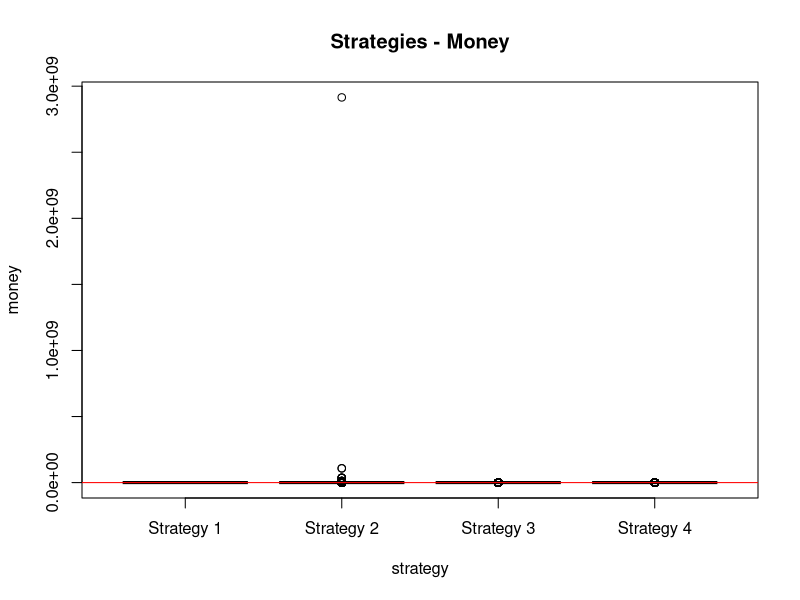
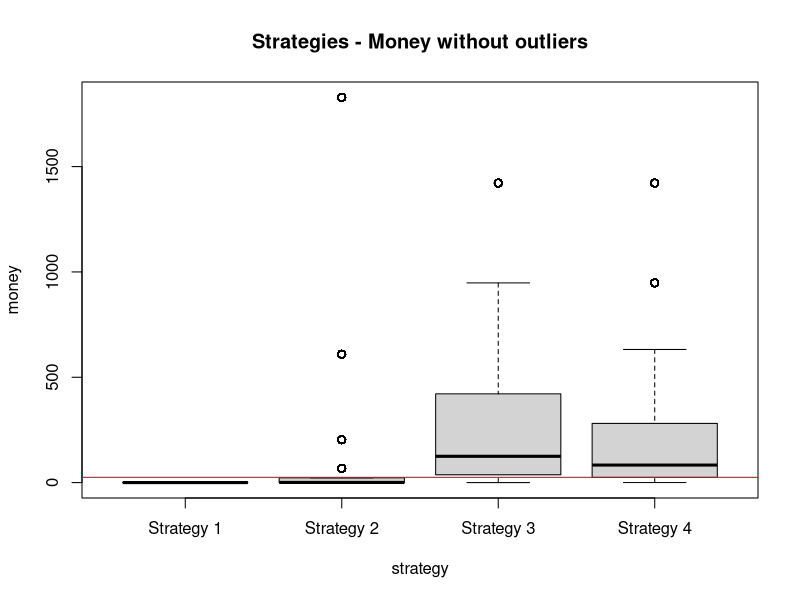
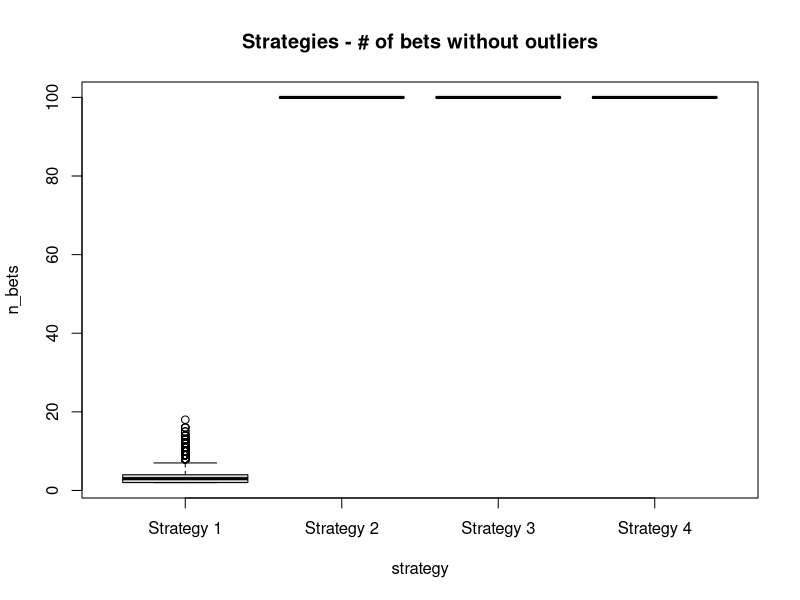
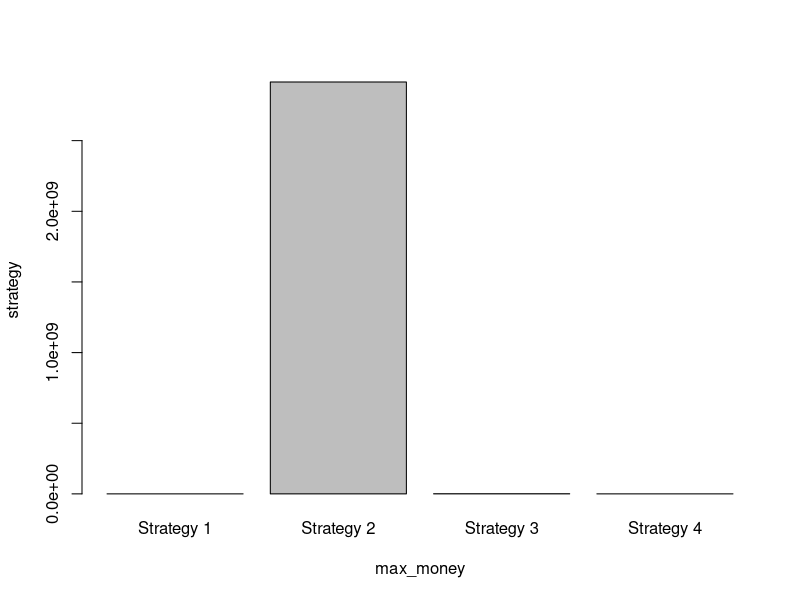

Generate these figures, in order, with R:

#
# Get head/tail flips of a loaded coin (60% head, 40% tail)
get_loaded_flips <- function(n_flips) {
  flips <- sample(c('H', 'T'), n_flips, replace = TRUE, prob=c(0.6, 0.4))
  return(flips)
}

#
# Simulate a betting strategy
simulate_strategy <- function(n_flips, money, strategy_func) {
  # prepare the flips
  flips = get_loaded_flips(n_flips)
  
  # loop through the flips
  current_money = money
  count_bets = 0
  prevFlips = c()
  for (flip in flips) {
    count_bets = count_bets + 1
    if (current_money <= 0) {
      # no point to continue...the money is gone
      break
    }
    
    # call the strategy function to get bet_list which contains
    # the bet (bet_flip, either H or T) and the money on it (bet_money)
    bet_list = strategy_func(current_money, prevFlips)
    if (flip == bet_list$bet_flip) {
      # winning bet
      current_money = current_money + bet_list$bet_money
    } else {
      # loosing bet
      current_money = current_money - bet_list$bet_money
    }
    
    prevFlips = c(prevFlips, flip)
  }
  
  return(list(n_bets=count_bets, money=round(current_money, digits=1)))
}

#
# Always Head with all the money
strategy1 <- function(money, prevFlips) {
  bet_list <- list(bet_flip = 'H', bet_money = money)
  return(bet_list)
}

#
# Always Head with half of the money
strategy2 <- function(money, prevFlips) {
  bet_list <- list(bet_flip = 'H', bet_money = money / 2)
  return(bet_list)
}

#
# Always Head with twenty percent of the money
strategy3 <- function(money, prevFlips) {
  bet_list <- list(bet_flip = 'H', bet_money = money * 0.2)
  return(bet_list)
}

#
# Tail after 5 heads with twenty percent of the money
strategy4 <- function(money, prevFlips) {
  num = 5
  last5 = tail(prevFlips, num)
  
  bet_flip = 'H'
  if (sum(last5 == "H") == num) {
    #print('Tail rule') # prodebug
    bet_flip = 'T'
  }
  
  bet_list <- list(bet_flip = bet_flip, bet_money = money * 0.2)
  return(bet_list)
}

#
# Main
#

n_flips = 100
available_money = 25

# test strategies one by one
simulate_strategy(n_flips, available_money, strategy1)
simulate_strategy(n_flips, available_money, strategy2)
simulate_strategy(n_flips, available_money, strategy3)
simulate_strategy(n_flips, available_money, strategy4)

# replicate the strategies many times
rep_time = 10000

rep1 = replicate(rep_time, simulate_strategy(n_flips, available_money, strategy1))
rep2 = replicate(rep_time, simulate_strategy(n_flips, available_money, strategy2))
rep3 = replicate(rep_time, simulate_strategy(n_flips, available_money, strategy3))
rep4 = replicate(rep_time, simulate_strategy(n_flips, available_money, strategy4))

summary(unlist(rep1["money",]))
summary(unlist(rep1["n_bets",]))
summary(unlist(rep2["money",]))
summary(unlist(rep2["n_bets",]))
summary(unlist(rep3["money",]))
summary(unlist(rep4["money",]))

data <- data.frame(money=unlist(rep1["money",]), n_bets=unlist(rep1["n_bets",]), strategy=rep("Strategy 1", rep_time))
data <- rbind(data, data.frame(money=unlist(rep2["money",]), n_bets=unlist(rep2["n_bets",]), strategy=rep("Strategy 2", rep_time)))
data <- rbind(data, data.frame(money=unlist(rep3["money",]), n_bets=unlist(rep3["n_bets",]), strategy=rep("Strategy 3", rep_time)))
data <- rbind(data, data.frame(money=unlist(rep4["money",]), n_bets=unlist(rep4["n_bets",]), strategy=rep("Strategy 4", rep_time)))

# Boxplot of the Money grouped by Strategy
boxplot(money~strategy, data, main="Strategies - Money")
abline(h=available_money, col="red")

# Boxplot of the Money grouped by Strategy without outliers
data_filtered = data[data$money < 2000,]
boxplot(money~strategy, data_filtered, main="Strategies - Money without outliers")
abline(h=available_money, col="red")

# Boxplot of the number of bets performed grouped by Strategy without outliers
boxplot(n_bets~strategy, data_filtered, main="Strategies - # of bets without outliers")

# Barplot of the maximum win grouped by Strategy
data_bp = aggregate(data$money, by = list(data$strategy), max)
colnames(data_bp) <- c('max_money', 'strategy')
barplot(strategy~max_money, data_bp)
